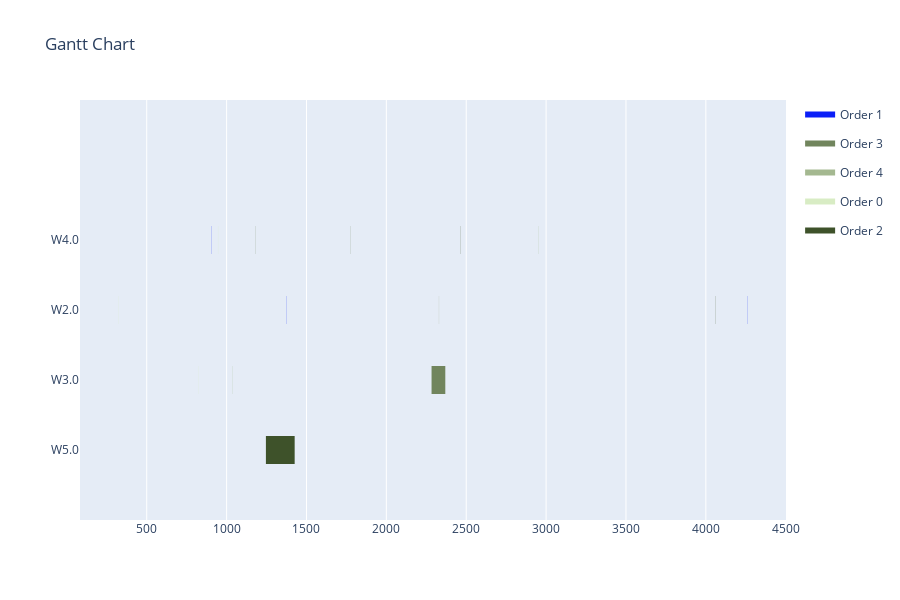

Notebook source saved alongside this figure:
### Code cell
start_times = int_result
print(assignments)
print(start_times)
data = []
for i in range(len(assignments)):
    if int(np.floor(assignments[i])) not in duration_lookup_table[operations[i]]:
        duration = 1#0
    else:
        duration = duration_lookup_table[operations[i]][int(np.floor(assignments[i]))]
    data.append([assignments[i], operations[i], start_times[i], duration])
visualize(data)

### Figure 1 — Plotly figure (JSON) as saved in the notebook; plotly's stock layout.template omitted (floating-point values rounded to 4 significant figures)
{"data": [{"fill": "toself", "fillcolor": "rgb(11, 31, 247)", "hoverinfo": "name", "legendgroup": "rgb(11, 31, 247)", "mode": "none", "name": "Order 1", "type": "scatter", "x": [4261, 4262, 4262, 4261, 4261, 1372, 1373, 1373, 1372, 1372, 903, 904, 904, 903], "y": [1.8, 1.8, 2.2, 2.2, null, 1.8, 1.8, 2.2, 2.2, null, 2.8, 2.8, 3.2, 3.2]}, {"fill": "toself", "fillcolor": "rgb(113, 133, 93)", "hoverinfo": "name", "legendgroup": "rgb(113, 133, 93)", "mode": "none", "name": "Order 3", "type": "scatter", "x": [1777, 1778, 1778, 1777, 1777, 1183, 1184, 1184, 1183, 1183, 2283, 2369, 2369, 2283], "y": [2.8, 2.8, 3.2, 3.2, null, 2.8, 2.8, 3.2, 3.2, null, 0.8, 0.8, 1.2, 1.2]}, {"fill": "toself", "fillcolor": "rgb(164, 184, 144)", "hoverinfo": "name", "legendgroup": "rgb(164, 184, 144)", "mode": "none", "name": "Order 4", "type": "scatter", "x": [1035, 1036, 1036, 1035, 1035, 2329, 2330, 2330, 2329, 2329, 2950, 2951, 2951, 2950], "y": [0.8, 0.8, 1.2, 1.2, null, 1.8, 1.8, 2.2, 2.2, null, 2.8, 2.8, 3.2, 3.2]}, {"fill": "toself", "fillcolor": "rgb(216, 236, 196)", "hoverinfo": "name", "legendgroup": "rgb(216, 236, 196)", "mode": "none", "name": "Order 0", "type": "scatter", "x": [946, 947, 947, 946, 946, 322, 323, 323, 322, 322, 822, 823, 823, 822], "y": [2.8, 2.8, 3.2, 3.2, null, 1.8, 1.8, 2.2, 2.2, null, 0.8, 0.8, 1.2, 1.2]}, {"fill": "toself", "fillcolor": "rgb(62, 82, 42)", "hoverinfo": "name", "legendgroup": "rgb(62, 82, 42)", "mode": "none", "name": "Order 2", "type": "scatter", "x": [1246, 1426, 1426, 1246, 1246, 4060, 4061, 4061, 4060, 4060, 2466, 2467, 2467, 2466], "y": [-0.2, -0.2, 0.2, 0.2, null, 1.8, 1.8, 2.2, 2.2, null, 2.8, 2.8, 3.2, 3.2]}, {"legendgroup": "rgb(11, 31, 247)", "marker": {"color": "rgb(11, 31, 247)", "opacity": 0, "size": 1}, "mode": "markers", "name": "", "showlegend": false, "text": [null, null, null, null, null, null], "type": "scatter", "x": [4261, 4262, 1372, 1373, 903, 904], "y": [2, 2, 2, 2, 3, 3]}, {"legendgroup": "rgb(113, 133, 93)", "marker": {"color": "rgb(113, 133, 93)", "opacity": 0, "size": 1}, "mode": "markers", "name": "", "showlegend": false, "text": [null, null, null, null, null, null], "type": "scatter", "x": [1777, 1778, 1183, 1184, 2283, 2369], "y": [3, 3, 3, 3, 1, 1]}, {"legendgroup": "rgb(164, 184, 144)", "marker": {"color": "rgb(164, 184, 144)", "opacity": 0, "size": 1}, "mode": "markers", "name": "", "showlegend": false, "text": [null, null, null, null, null, null], "type": "scatter", "x": [1035, 1036, 2329, 2330, 2950, 2951], "y": [1, 1, 2, 2, 3, 3]}, {"legendgroup": "rgb(216, 236, 196)", "marker": {"color": "rgb(216, 236, 196)", "opacity": 0, "size": 1}, "mode": "markers", "name": "", "showlegend": false, "text": [null, null, null, null, null, null], "type": "scatter", "x": [946, 947, 322, 323, 822, 823], "y": [3, 3, 2, 2, 1, 1]}, {"legendgroup": "rgb(62, 82, 42)", "marker": {"color": "rgb(62, 82, 42)", "opacity": 0, "size": 1}, "mode": "markers", "name": "", "showlegend": false, "text": [null, null, null, null, null, null], "type": "scatter", "x": [1246, 1426, 4060, 4061, 2466, 2467], "y": [0, 0, 2, 2, 3, 3]}], "layout": {"height": 600, "hovermode": "closest", "showlegend": true, "title": {"text": "Gantt Chart"}, "xaxis": {"rangeselector": {"buttons": [{"count": 7, "label": "1w", "step": "day", "stepmode": "backward"}, {"count": 1, "label": "1m", "step": "month", "stepmode": "backward"}, {"count": 6, "label": "6m", "step": "month", "stepmode": "backward"}, {"count": 1, "label": "YTD", "step": "year", "stepmode": "todate"}, {"count": 1, "label": "1y", "step": "year", "stepmode": "backward"}, {"step": "all"}]}, "showgrid": true, "type": "linear", "zeroline": false}, "yaxis": {"autorange": false, "range": [-1, 5], "showgrid": false, "ticktext": ["W5.0", "W3.0", "W2.0", "W4.0"], "tickvals": [0, 1, 2, 3], "zeroline": false}}}
